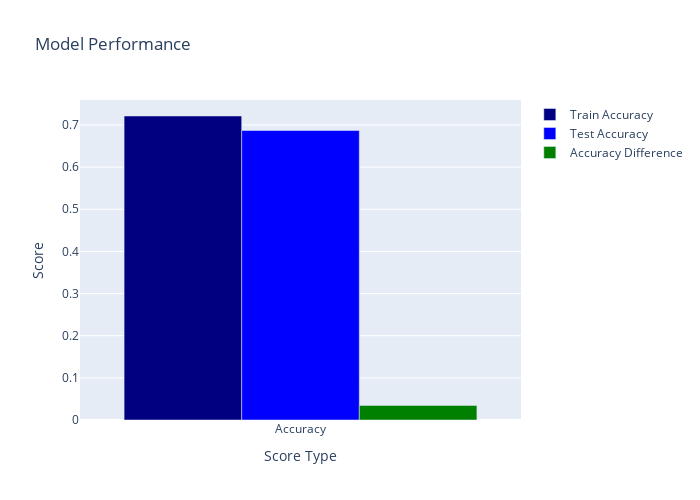

Notebook cell for this chart:
### Code cell
# Random Forest Classifier with hyperparameter tuning
from sklearn.ensemble import RandomForestClassifier
from sklearn.model_selection import GridSearchCV

# Define hyperparameters to tune
param_grid = {
    'max_depth': [2, 3],
    'min_samples_split': [2, 5, 10],
    'min_samples_leaf': [1, 2, 4],
    'max_features': ['auto', 'sqrt'],
    'bootstrap': [True, False]
}

# Create a Random Forest classifier
clf = RandomForestClassifier(random_state=42)

"""
Be careful! 
if you are running this on your local machine, you probably want to adjust n_jobs
Use os.cpu_count() to get the number of cores on your machine, and leave some for other tasks
"""

# Grid Search with cross-validation
grid_search = GridSearchCV(estimator=clf, param_grid=param_grid, n_jobs=-1)
grid_search.fit(df_x_select, df_y)

# Print best hyperparameters and corresponding score
print("Best parameters:", grid_search.best_params_)
print("Best score:", grid_search.best_score_)

# Train final model with best hyperparameters on entire dataset
best_clf = RandomForestClassifier(random_state=42, **grid_search.best_params_)
best_clf.fit(df_x_select, df_y)

# Print the training accuracy score
rf_train_score = best_clf.score(df_x_select, df_y)
print('Random Forest Train Accuracy Score: {0}'.format(rf_train_score))

# Save the model 
pickle.dump(best_clf, open('models/classification/rf_hyper.pkl', 'wb'))

# Make predictions
rf_pred = best_clf.predict(df_test_x_select)

# Calculate the accuracy score
rf_score = accuracy_score(df_test_y, rf_pred)

# Print the confusion matrix
print('Confusion Matrix')
print(confusion_matrix(df_test_y, rf_pred))

# Print the classification report
print('Classification Report')
print(classification_report(df_test_y, rf_pred))

# Display the scores
plot_scores(rf_train_score, rf_score)

### Figure 1 — Plotly figure (JSON) as saved in the notebook; plotly's stock layout.template omitted (floating-point values rounded to 4 significant figures)
{"data": [{"marker": {"color": "navy"}, "name": "Train Accuracy", "type": "bar", "x": ["Accuracy"], "y": [0.7212]}, {"marker": {"color": "blue"}, "name": "Test Accuracy", "type": "bar", "x": ["Accuracy"], "y": [0.6867]}, {"marker": {"color": "green"}, "name": "Accuracy Difference", "type": "bar", "x": ["Accuracy"], "y": [0.03448]}], "layout": {"height": 500, "title": {"text": "Model Performance"}, "width": 700, "xaxis": {"title": {"text": "Score Type"}}, "yaxis": {"title": {"text": "Score"}}}}
